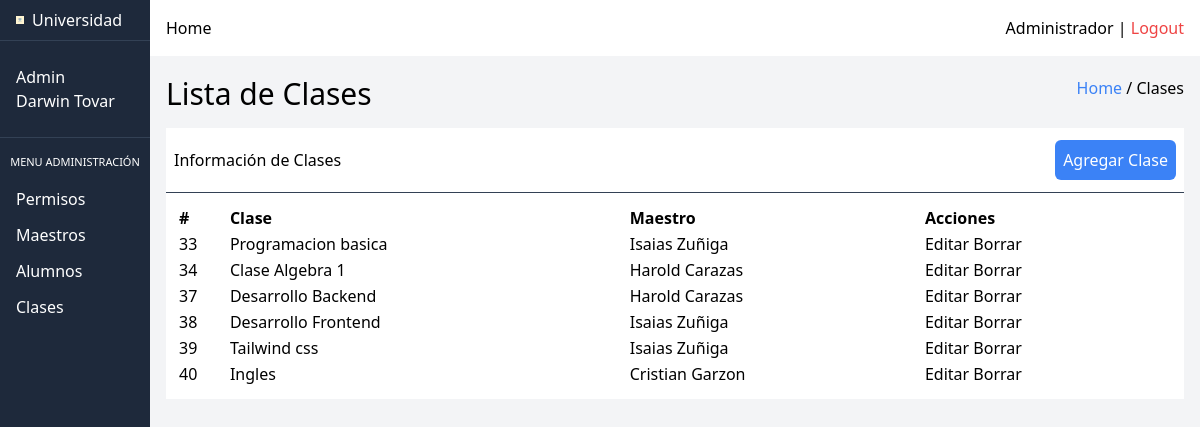
Page /index.php?action=clases-table (signed in) on the committed database.
### tables this page shows
CREATE TABLE `clases` (
  `id` int(11) NOT NULL,
  `name` varchar(150) NOT NULL,
  `instructor_id` int(11) DEFAULT NULL
);

### src/DB.php (called while the page is built, shortened)
<?php
class DB
{
    private $pdo;
    public function __construct()
    {
        try {
            $host = $_ENV["DB_HOST"];
            $dbname = $_ENV["DB_DATABASE"];
            $port = $_ENV["DB_PORT"];
            $username = $_ENV["DB_USERNAME"];
            $password = $_ENV["DB_PASSWORD"];
            $attributes = [PDO::ATTR_ERRMODE => PDO::ERRMODE_EXCEPTION];
            $dsn = "mysql:host=$host;dbname=$dbname;port=$port";
            $this->pdo = new PDO($dsn, $username, $password, $attributes);
        } catch (PDOException $e) {
            echo "ERROR: " . $e->getMessage();
        }
    }
    public function connect()
    {
        return $this->pdo;
    }
}
?>

### src/models/Clases.php (called while the page is built, shortened)
<?php
require_once($_SERVER["DOCUMENT_ROOT"] . "/src/DB.php");
class Clases
{
    public function findAll()
    {
        $pdo = new DB();
        $query = "
        SELECT clases.id, name, concat(user.firstname, ' ', user.lastname) as maestro
        FROM clases
	        LEFT JOIN instructor
    	        ON clases.instructor_id = instructor.id
            LEFT JOIN user
    	        ON user.id = instructor.user_id;
        ";
        $stmnt = $pdo->connect()->query($query);
        $data = [];
        while ($row = $stmnt->fetch(PDO::FETCH_ASSOC)) {
            array_push($data, $row);
        }
        return $data;
    }
}
?>

### src/views/admin/clases/table-clases.php (the view, shortened to what this page needs)
<?php require $_SERVER['DOCUMENT_ROOT'] . '/src/templates/head.php'; ?>
</head>
<body>
    <div class="grid grid-cols-8 grid-flow-col">
        <?php require_once $_SERVER['DOCUMENT_ROOT'] . '/src/templates/aside-admin.php';  ?>
        <div class="col-star-2 col-span-9 bg-gray-100 w-full h-screen">
            <?php require_once $_SERVER['DOCUMENT_ROOT'] . '/src/templates/nav-admin.php';  ?>
            <main>
                <section class="p-4 ">
                    <div class="flex justify-between mb-4">
                        <h1 class="text-3xl">Lista de Clases</h1>
                        <div>
                            <a class="text-blue-500" href="/index.php">Home</a> / Clases
                        </div>
                    </div>
                    <div class="bg-white  divide-y divide-slate-700">
                        <div class="flex justify-between items-center px-2 py-3">
                            <span>Información de Clases</span>
                            <a href="/index.php?action=create-clase-view" class="bg-blue-500 text-white p-2 rounded-md cursor-pointer">Agregar Clase</a>
                        </div>
                        <div class="p-3">
                            <table class="w-full">
                                <thead>
                                    <tr>
                                        <td class="font-bold">#</td>
                                        <td class="font-bold">Clase</td>
                                        <td class="font-bold">Maestro</td>
                                        <td class="font-bold">Acciones</td>
                                    </tr>
                                </thead>
                                <tbody>
                                    <?php foreach ($clases as $row) { ?>
                                        <tr>
                                            <td><?= $row["id"] ?></td>
                                            <td><?= $row["name"] ?></td>
                                            <td><?= $row["maestro"] ?></td>
                                            <td>
                                                <a href="?action=edit-clase-view&clase_id=<?= $row["id"] ?>">Editar </a>
                                                <form action="/index.php" method="post" class="inline">
                                                    <button type="submit">Borrar</button>
                                                </form>
                                            </td>
                                        </tr>
                                    <?php } ?>
                                </tbody>
                            </table>
                        </div>
                    </div>
                </section>
            </main>
        </div>
    </div>
</body>
</html>

### rows in the picture
clases: id "33", name "Programacion basica", maestro "Isaias Zuñiga"
clases: id "34", name "Clase Algebra 1", maestro "Harold Carazas"
clases: id "37", name "Desarrollo Backend", maestro "Harold Carazas"
clases: id "38", name "Desarrollo Frontend", maestro "Isaias Zuñiga"
clases: id "39", name "Tailwind css", maestro "Isaias Zuñiga"
clases: id "40", name "Ingles", maestro "Cristian Garzon"

### other values in the picture
$_SESSION["userData"]["firstname"] "Darwin"
$_SESSION["userData"]["lastname"] "Tovar"
